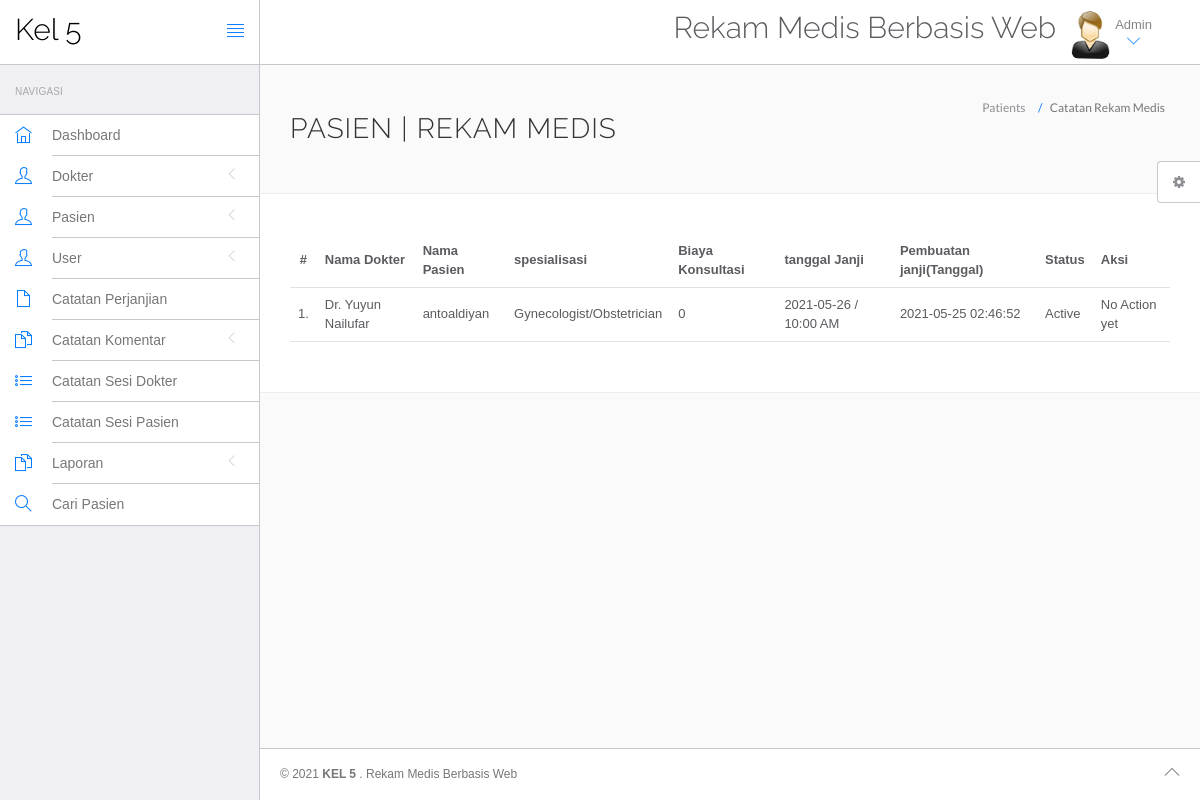
The app's page /hms/admin/appointment-history.php (signed in) with its own data.
### tables this page shows
CREATE TABLE `appointment` (
  `id` int(11) NOT NULL,
  `doctorSpecialization` varchar(255) DEFAULT NULL,
  `doctorId` int(11) DEFAULT NULL,
  `userId` int(11) DEFAULT NULL,
  `consultancyFees` int(11) DEFAULT NULL,
  `appointmentDate` varchar(255) DEFAULT NULL,
  `appointmentTime` varchar(255) DEFAULT NULL,
  `postingDate` timestamp NULL DEFAULT current_timestamp(),
  `userStatus` int(11) DEFAULT NULL,
  `doctorStatus` int(11) DEFAULT NULL,
  `updationDate` timestamp NULL DEFAULT NULL ON UPDATE current_timestamp()
);

CREATE TABLE `doctors` (
  `id` int(11) NOT NULL,
  `specilization` varchar(255) DEFAULT NULL,
  `doctorName` varchar(255) DEFAULT NULL,
  `address` longtext DEFAULT NULL,
  `docFees` varchar(255) DEFAULT NULL,
  `contactno` bigint(11) DEFAULT NULL,
  `docEmail` varchar(255) DEFAULT NULL,
  `password` varchar(255) DEFAULT NULL,
  `creationDate` timestamp NULL DEFAULT current_timestamp(),
  `updationDate` timestamp NULL DEFAULT NULL ON UPDATE current_timestamp()
);

CREATE TABLE `users` (
  `id` int(11) NOT NULL,
  `fullName` varchar(255) DEFAULT NULL,
  `address` longtext DEFAULT NULL,
  `city` varchar(255) DEFAULT NULL,
  `gender` varchar(255) DEFAULT NULL,
  `email` varchar(255) DEFAULT NULL,
  `password` varchar(255) DEFAULT NULL,
  `regDate` timestamp NULL DEFAULT current_timestamp(),
  `updationDate` timestamp NULL DEFAULT NULL ON UPDATE current_timestamp()
);

### hms/admin/appointment-history.php (the view, shortened to what this page needs)
<?php
include('include/config.php');
?>
<!DOCTYPE html>
<html lang="en">
	<head>
		<link rel="stylesheet" href="vendor/bootstrap/css/bootstrap.min.css">
		<link rel="stylesheet" href="vendor/fontawesome/css/font-awesome.min.css">
		<link rel="stylesheet" href="vendor/themify-icons/themify-icons.min.css">
		<link href="vendor/animate.css/animate.min.css" rel="stylesheet" media="screen">
		<link href="vendor/perfect-scrollbar/perfect-scrollbar.min.css" rel="stylesheet" media="screen">
		<link href="vendor/switchery/switchery.min.css" rel="stylesheet" media="screen">
		<link href="vendor/bootstrap-touchspin/jquery.bootstrap-touchspin.min.css" rel="stylesheet" media="screen">
		<link href="vendor/select2/select2.min.css" rel="stylesheet" media="screen">
		<link href="vendor/bootstrap-datepicker/bootstrap-datepicker3.standalone.min.css" rel="stylesheet" media="screen">
		<link href="vendor/bootstrap-timepicker/bootstrap-timepicker.min.css" rel="stylesheet" media="screen">
		<link rel="stylesheet" href="assets/css/styles.css">
		<link rel="stylesheet" href="assets/css/plugins.css">
		<link rel="stylesheet" href="assets/css/themes/theme-1.css" id="skin_color" />
	</head>
	<body>
		<div id="app">
<?php include('include/sidebar.php');?>
			<div class="app-content">
					<?php include('include/header.php');?>
				<div class="main-content" >
					<div class="wrap-content container" id="container">
						<section id="page-title">
							<div class="row">
								<div class="col-sm-8">
									<h1 class="mainTitle">Pasien  | Rekam Medis</h1>
																	</div>
								<ol class="breadcrumb">
									<li>
										<span>Patients </span>
									</li>
									<li class="active">
										<span>Catatan Rekam Medis</span>
									</li>
								</ol>
							</div>
						</section>
						<div class="container-fluid container-fullw bg-white">
									<div class="row">
								<div class="col-md-12">
									<table class="table table-hover" id="sample-table-1">
										<thead>
											<tr>
												<th class="center">#</th>
												<th class="hidden-xs">Nama Dokter</th>
												<th>Nama Pasien</th>
												<th>spesialisasi</th>
												<th>Biaya Konsultasi</th>
												<th>tanggal Janji</th>
												<th>Pembuatan janji(Tanggal)</th>
												<th>Status</th>
												<th>Aksi</th>
											</tr>
										</thead>
										<tbody>
<?php
$sql=mysqli_query($con,"select doctors.doctorName as docname,users.fullName as pname,appointment.*  from appointment join doctors on doctors.id=appointment.doctorId join users on users.id=appointment.userId ");
$cnt=1;
while($row=mysqli_fetch_array($sql))
{
?>
											<tr>
												<td class="center"><?php echo $cnt;?>.</td>
												<td class="hidden-xs"><?php echo $row['docname'];?></td>
												<td class="hidden-xs"><?php echo $row['pname'];?></td>
												<td><?php echo $row['doctorSpecialization'];?></td>
												<td><?php echo $row['consultancyFees'];?></td>
												<td><?php echo $row['appointmentDate'];?> / <?php echo
												 $row['appointmentTime'];?>
												</td>
												<td><?php echo $row['postingDate'];?></td>
												<td>
<?php if(($row['userStatus']==1) && ($row['doctorStatus']==1))
{
	echo "Active";
}
												?></td>
												<td >
												<div class="visible-md visible-lg hidden-sm hidden-xs">
							<?php if(($row['userStatus']==1) && ($row['doctorStatus']==1))
{
echo "No Action yet";
	 } else {
		echo "Canceled";
		} ?>
												</div>
												</td>
											</tr>
											<?php
$cnt=$cnt+1;
											}?>
										</tbody>
									</table>
								</div>
							</div>
								</div>
					</div>
				</div>
			</div>
	<?php include('include/footer.php');?>
	<?php include('include/setting.php');?>
		</div>
	</body>
</html>

### hms/admin/assets/css/themes/theme-1.css (style rules this page uses)
body { background: #FAFAFA; }

### records on screen
appointment: doctorId.doctorName "Dr. Yuyun Nailufar", userId.fullName "antoaldiyan", doctorSpecialization "Gynecologist/Obstetrician", consultancyFees "0", appointmentDate "2021-05-26", appointmentTime "10:00 AM", postingDate "2021-05-25 02:46:52", userStatus "Active"
